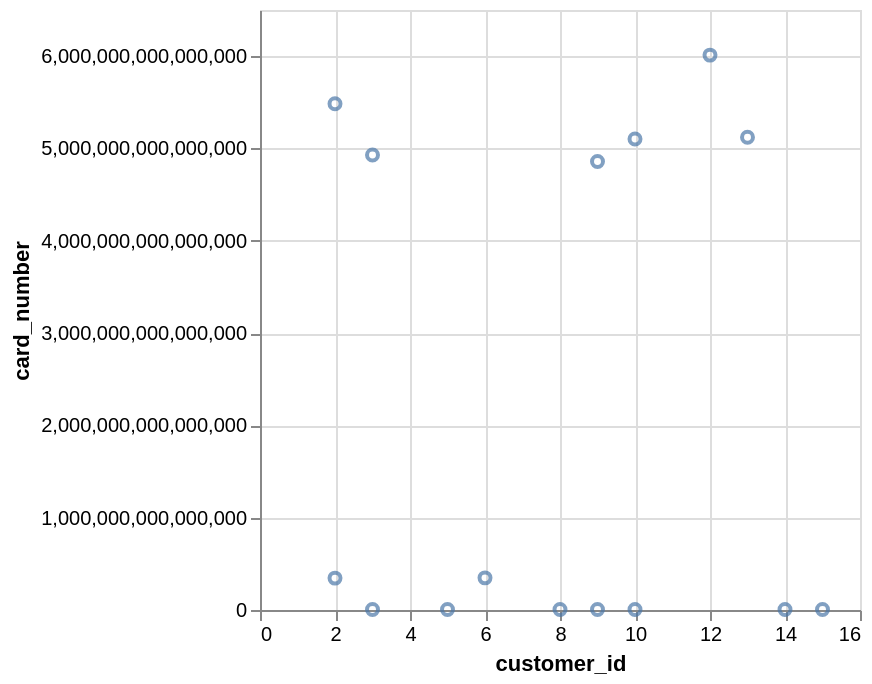

Write a Vega-Lite specification for this figure.
### Vega-Lite specification from a JSON file in a GitHub repository (floating-point values rounded to 4 significant figures)
{"data": {"values": [{"x_data": 14, "y_data": 4560596484842}, {"x_data": 9, "y_data": 4859448397570735}, {"x_data": 6, "y_data": 348237249146948}, {"x_data": 15, "y_data": 4485460762694}, {"x_data": 13, "y_data": 5122249720639438}, {"x_data": 10, "y_data": 5102229294602335}, {"x_data": 9, "y_data": 4716674779726}, {"x_data": 12, "y_data": 6011225247353230}, {"x_data": 3, "y_data": 4929590358481}, {"x_data": 10, "y_data": 4532488235104}, {"x_data": 8, "y_data": 4707949584519}, {"x_data": 3, "y_data": 4929896676202959}, {"x_data": 2, "y_data": 5484846021884483}, {"x_data": 5, "y_data": 4929384762825}, {"x_data": 2, "y_data": 345475370003028}]}, "mark": "point", "encoding": {"x": {"field": "x_data", "type": "quantitative", "title": "customer_id"}, "y": {"field": "y_data", "type": "quantitative", "title": "card_number"}}}
